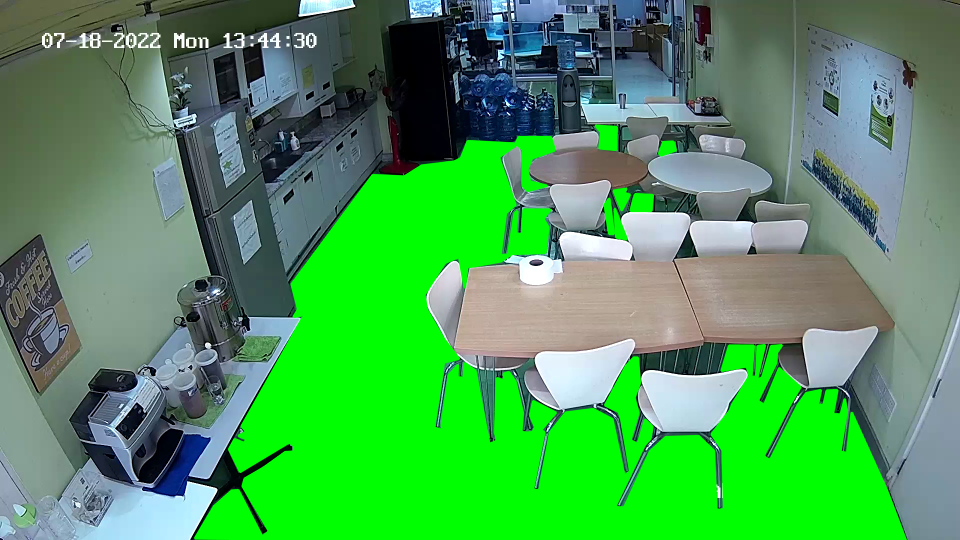
#> input picture data/helpers/cafetefria_ground.png, 1920 x 1080 px (shown at 1/2 size)
$ python HSV_color_thresholder.py
#> lines starting #> are read from the running program, lines starting #| are printed output that depends on the picture; after the words box and inside, x2 and y2 are one past the last pixel; in counts of white or black regions, pixels touching at a corner belong together
import cv2
import numpy as np

def nothing(x):
    pass
def ResizeWithAspectRatio(image, width=None, height=None, inter=cv2.INTER_AREA):
    dim = None
    (h, w) = image.shape[:2]

    if width is None and height is None:
        return image
    if width is None:
        r = height / float(h)
        dim = (int(w * r), height)
    else:
        r = width / float(w)
        dim = (width, int(h * r))

    return cv2.resize(image, dim, interpolation=inter)
# Load image
image = cv2.imread('./data/helpers/cafetefria_ground.png')
#> image is the input picture: shape (1080, 1920, 3); mean B, G, R 88.5, 154.8, 77.5

# Create a window
cv2.namedWindow('image')

# Create trackbars for color change
# Hue is from 0-179 for Opencv
cv2.createTrackbar('HMin', 'image', 0, 179, nothing)
#> slider 'HMin' is set to 35
cv2.createTrackbar('SMin', 'image', 0, 255, nothing)
#> slider 'SMin' is set to 51
cv2.createTrackbar('VMin', 'image', 0, 255, nothing)
#> slider 'VMin' is set to 51
cv2.createTrackbar('HMax', 'image', 0, 179, nothing)
#> slider 'HMax' is set to 179
cv2.createTrackbar('SMax', 'image', 0, 255, nothing)
#> slider 'SMax' is set to 255
cv2.createTrackbar('VMax', 'image', 0, 255, nothing)
#> slider 'VMax' is set to 255

# Set default value for Max HSV trackbars
cv2.setTrackbarPos('HMax', 'image', 179)
cv2.setTrackbarPos('SMax', 'image', 255)
cv2.setTrackbarPos('VMax', 'image', 255)

# Initialize HSV min/max values
hMin = sMin = vMin = hMax = sMax = vMax = 0
phMin = psMin = pvMin = phMax = psMax = pvMax = 0

while(1):
    # Get current positions of all trackbars
    hMin = cv2.getTrackbarPos('HMin', 'image')
    sMin = cv2.getTrackbarPos('SMin', 'image')
    vMin = cv2.getTrackbarPos('VMin', 'image')
    hMax = cv2.getTrackbarPos('HMax', 'image')
    sMax = cv2.getTrackbarPos('SMax', 'image')
    vMax = cv2.getTrackbarPos('VMax', 'image')

    # Set minimum and maximum HSV values to display
    lower = np.array([hMin, sMin, vMin])
    upper = np.array([hMax, sMax, vMax])

    # Convert to HSV format and color threshold
    hsv = cv2.cvtColor(image, cv2.COLOR_BGR2HSV)
#> hsv: shape (1080, 1920, 3); mean H, S, V 73.3, 119.8, 161.3
    mask = cv2.inRange(hsv, lower, upper)
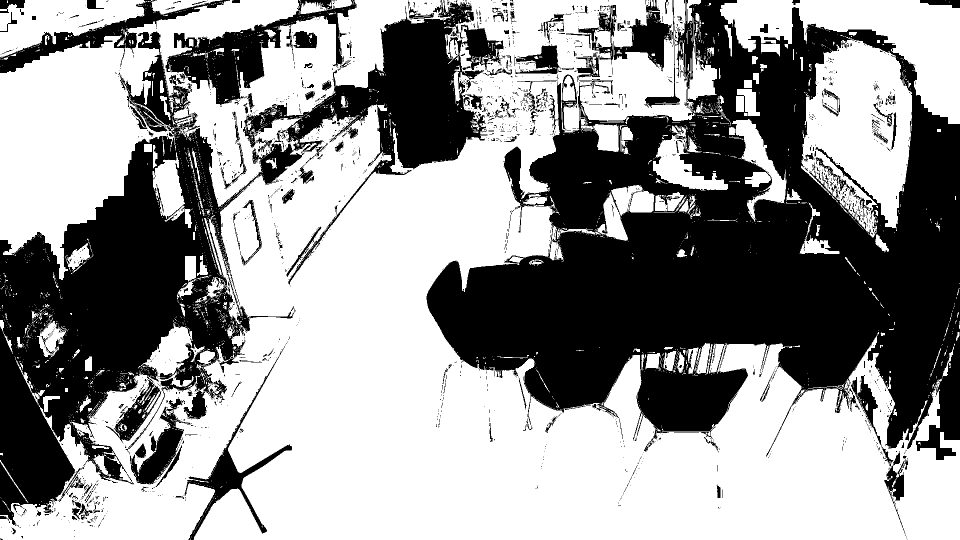
#> mask: shape (1080, 1920) (shown at 1/2 size); 58.7% white; 2112 black regions (1857 under 20 px), largest, box (x1, y1, x2, y2) and area: (853, 0, 1920, 920) 485984, (0, 62, 609, 1052) 203252, (486, 0, 1007, 570) 66639
    result = cv2.bitwise_and(image, image, mask=mask)
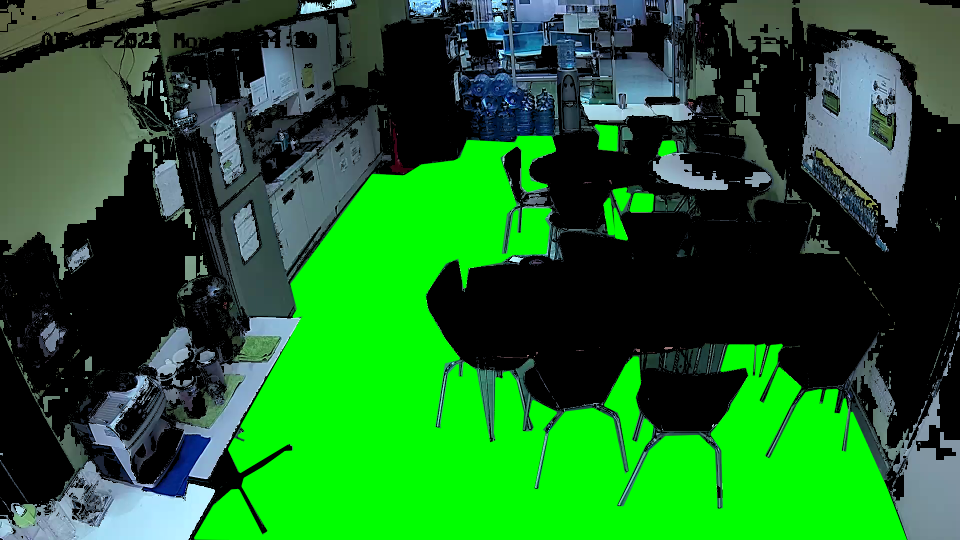
#> result: shape (1080, 1920, 3) (shown at 1/2 size); mean B, G, R 38.1, 102.7, 29.3

    # Print if there is a change in HSV value
    if((phMin != hMin) | (psMin != sMin) | (pvMin != vMin) | (phMax != hMax) | (psMax != sMax) | (pvMax != vMax) ):
        print("(hMin = %d , sMin = %d, vMin = %d), (hMax = %d , sMax = %d, vMax = %d)" % (hMin , sMin , vMin, hMax, sMax , vMax))
        phMin = hMin
        psMin = sMin
        pvMin = vMin
        phMax = hMax
        psMax = sMax
        pvMax = vMax

    # Display result image
    # cv2.imshow('image', result)

    # too big resize
    # resize = ResizeWithAspectRatio(image, width=1280) # Resize by width OR
    resize = ResizeWithAspectRatio(result, height=640) # Resize by height
#> in ResizeWithAspectRatio, `return cv2.resize(image, dim, interpolation=inter)`:
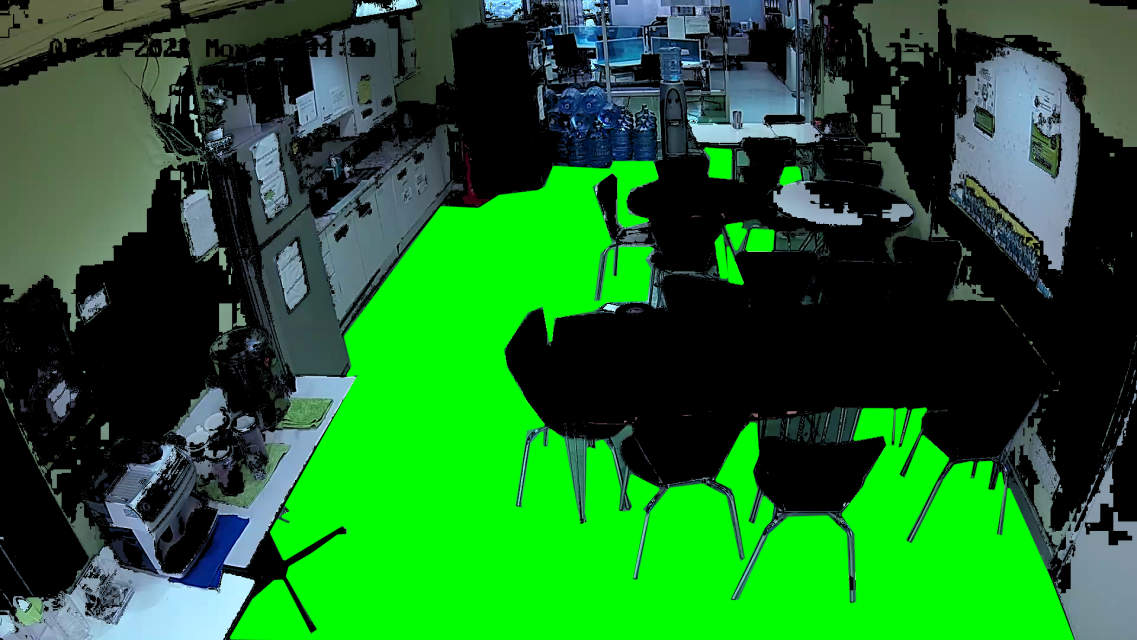
#> returned value: shape (640, 1137, 3); mean of channels 0, 1, 2 38.1, 102.7, 29.3; drawn as B, G, R
    cv2.imshow('resize', resize)

    if cv2.waitKey(10) & 0xFF == ord('q'):
#> (key q is pressed here)
        break

cv2.destroyAllWindows()

$ run again, with data/helpers/cafetefria_no_people.png copied over data/helpers/cafetefria_ground.png
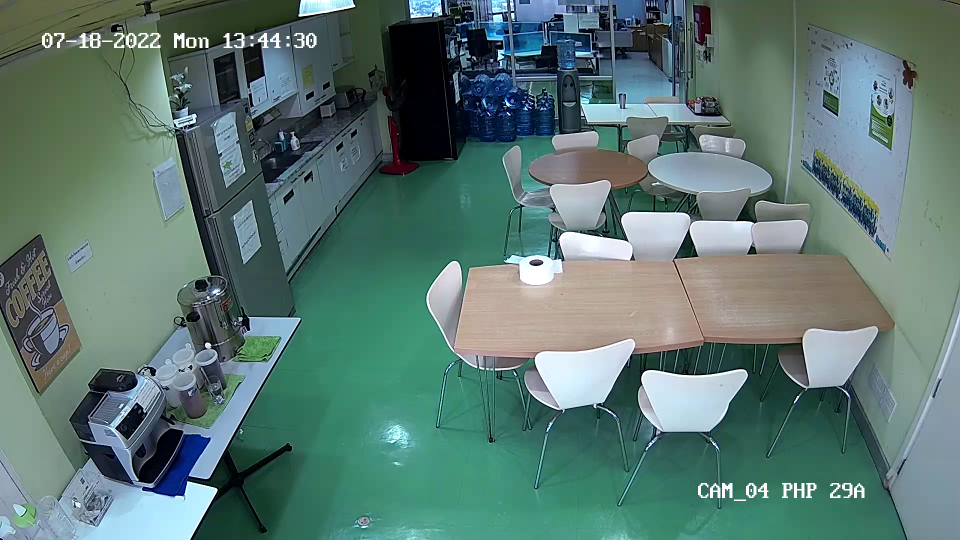
#> input picture data/helpers/cafetefria_no_people.png, 1920 x 1080 px (shown at 1/2 size)
#> image is the input picture: shape (1080, 1920, 3); mean B, G, R 113.8, 119.6, 91.4
#> hsv: shape (1080, 1920, 3); mean H, S, V 78.8, 90.1, 126.2
#> `mask = cv2.inRange(hsv, lower, upper)`:
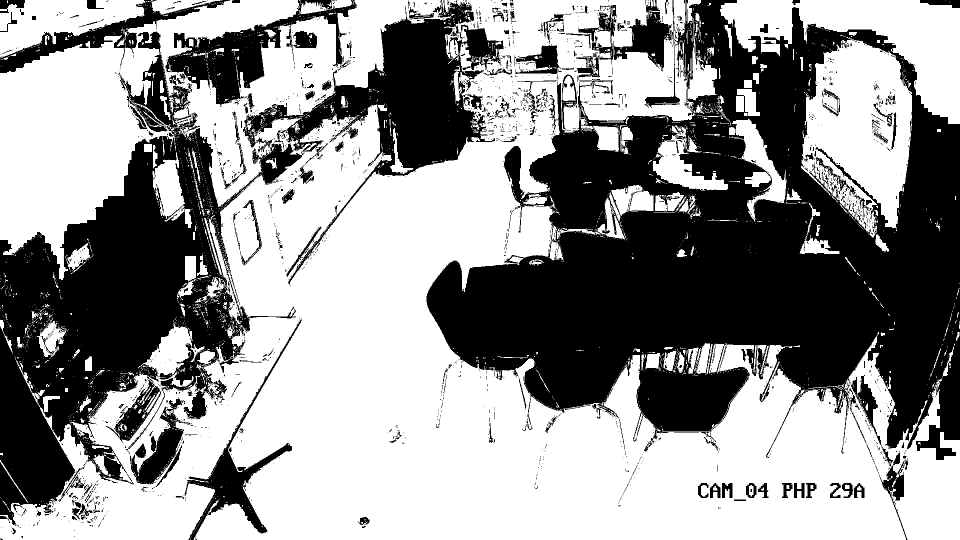
#> mask: shape (1080, 1920) (shown at 1/2 size); 58% white; 2203 black regions (1932 under 20 px), largest, box (x1, y1, x2, y2) and area: (853, 0, 1920, 920) 491265, (0, 62, 609, 1052) 203282, (486, 0, 1007, 570) 67179
#> in ResizeWithAspectRatio, `return cv2.resize(image, dim, interpolation=inter)`:
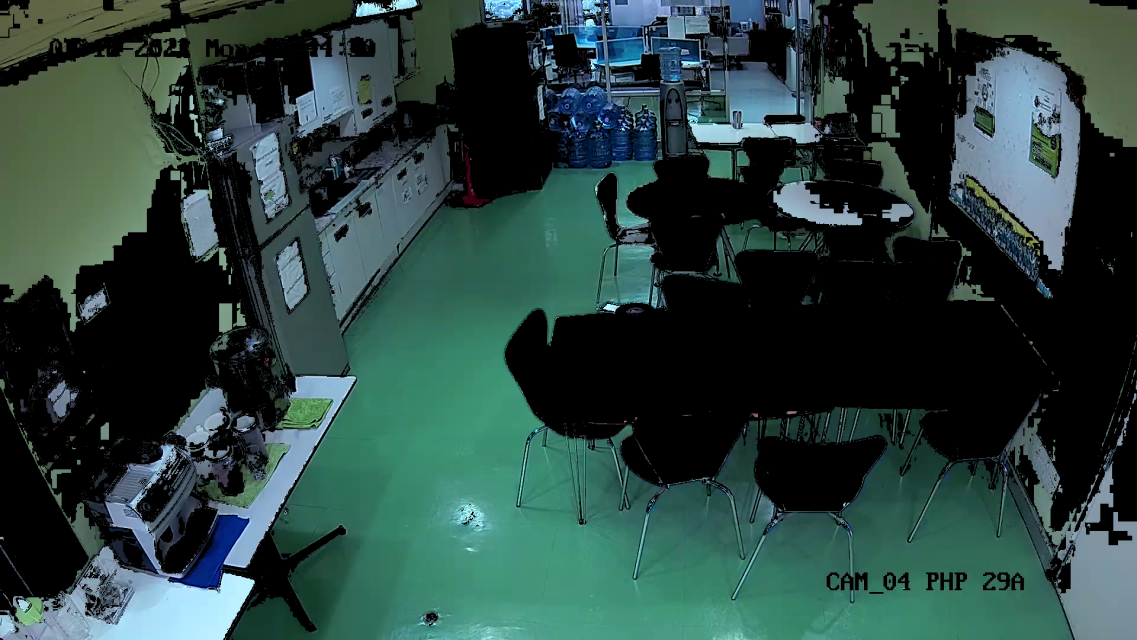
#> returned value: shape (640, 1137, 3); mean of channels 0, 1, 2 62.7, 66.9, 42.5; drawn as B, G, R
